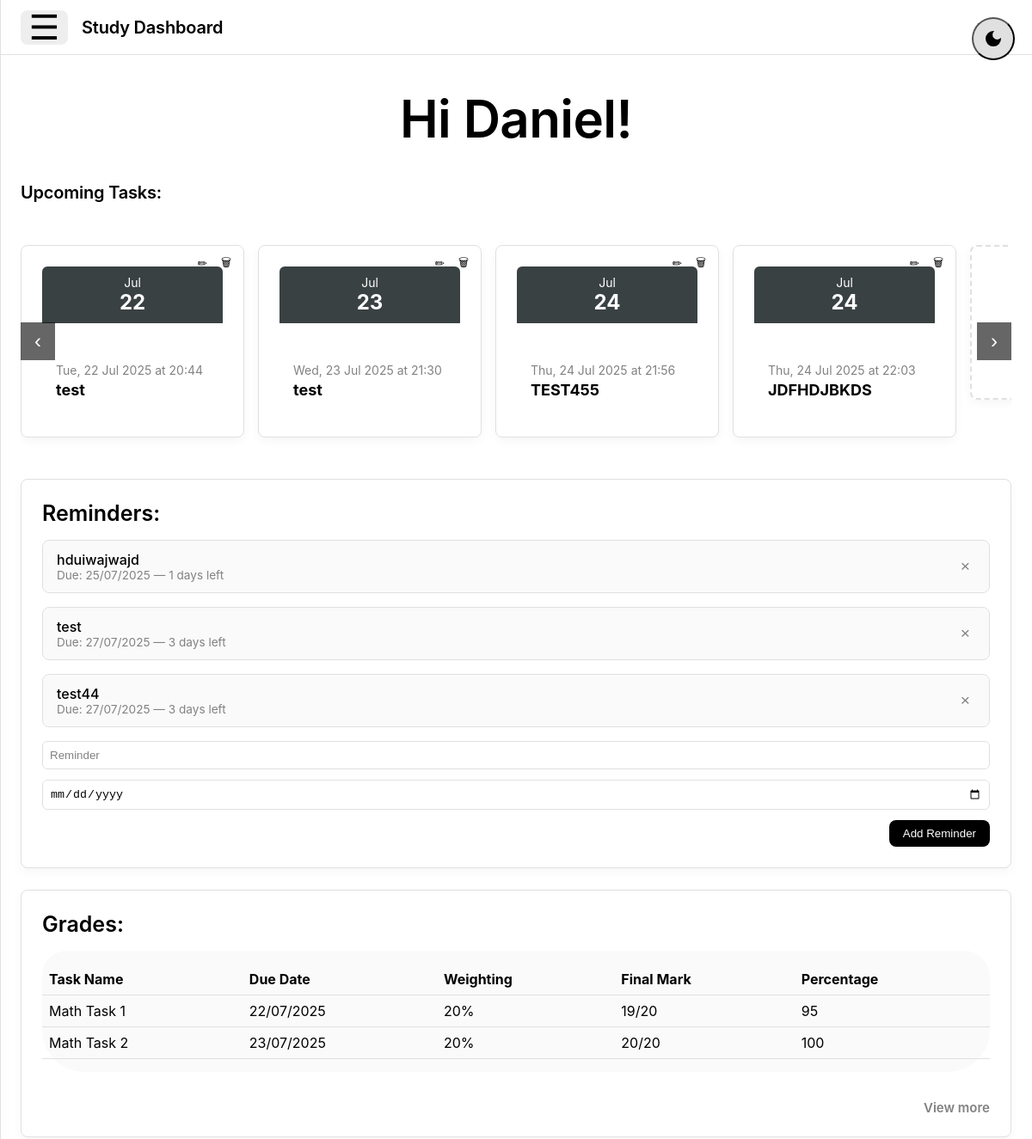
Page / (signed in, upper part) on the earlier database version.
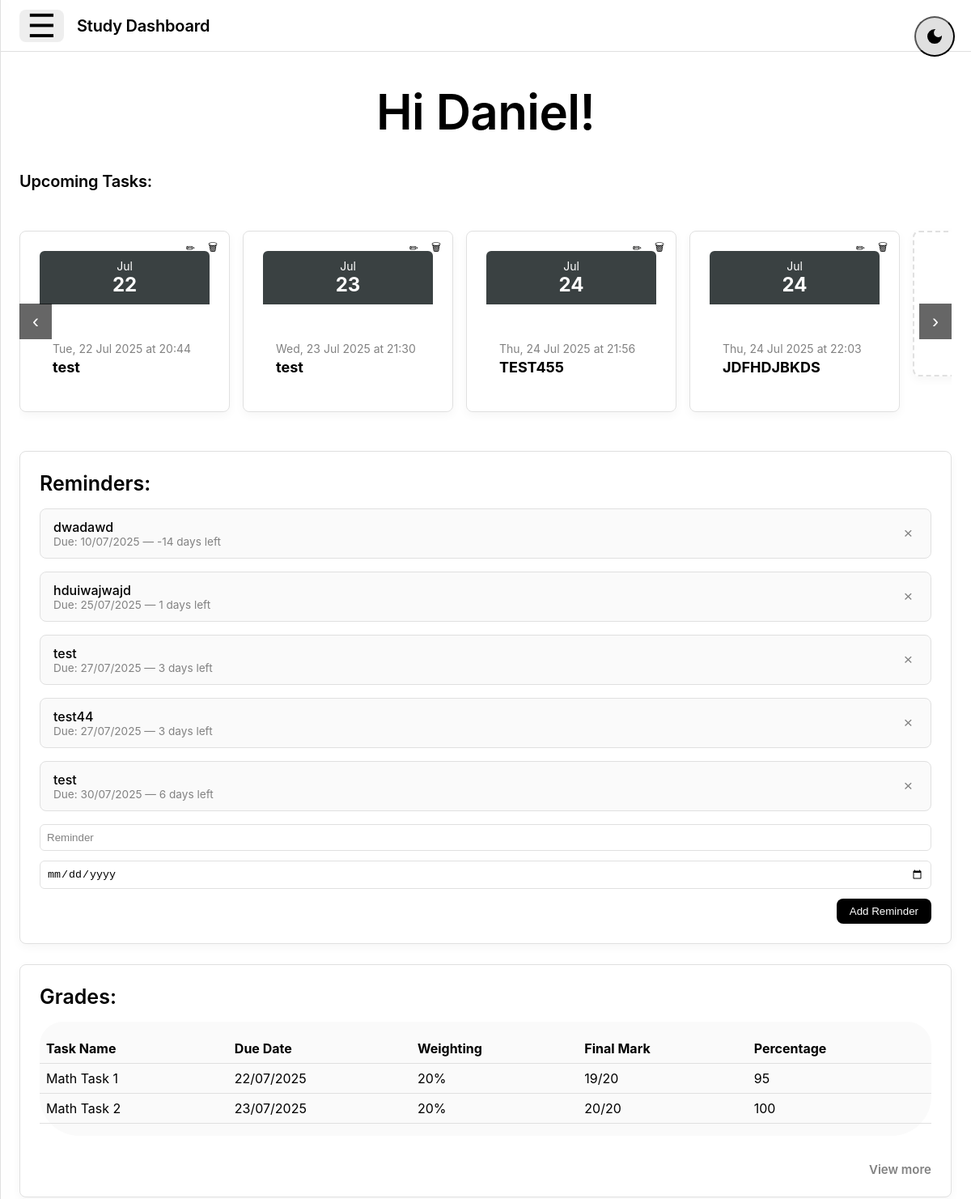
Same page on the later database version.
### website/models.py (models this page shows)
class Event(db.Model):
    id = db.Column(db.Integer, primary_key=True)
    title = db.Column(db.String(150), nullable=False)
    date = db.Column(db.Date, nullable=False)
    time = db.Column(db.String(10), nullable=True)
    location = db.Column(db.String(150), nullable=True)
    user_id = db.Column(db.Integer, db.ForeignKey('user.id'), nullable=False)
    description = db.Column(db.Text, nullable=True)

class Reminder(db.Model):
    id = db.Column(db.Integer, primary_key=True)
    content = db.Column(db.Text, nullable=False)
    due_date = db.Column(db.Date, nullable=False)
    user_id = db.Column(db.Integer, db.ForeignKey('user.id'), nullable=False)

class Grade(db.Model):
    id = db.Column(db.Integer, primary_key=True)
    name = db.Column(db.String(150), nullable=False)
    due_date = db.Column(db.String(50))
    weighting = db.Column(db.String(50))
    final_mark = db.Column(db.String(50))
    percentage = db.Column(db.String(50))
    user_id = db.Column(db.Integer, db.ForeignKey('user.id'), nullable=False)

### website/views.py (the view, shortened to what this page needs)
@views.route('/', methods=['GET', 'POST'])
@login_required
def home():
    reminders = Reminder.query.filter_by(user_id=current_user.id).order_by(Reminder.due_date).all()
    now = date.today()
    events = Event.query.filter_by(user_id=current_user.id).order_by(Event.date).all()
    grades = Grade.query.filter_by(user_id=current_user.id).order_by(Grade.due_date).all()
    for grade in grades:
        if isinstance(grade.due_date, str):
            try:
                grade.due_date = datetime.strptime(grade.due_date, "%Y-%m-%d").date()
            except ValueError:
                pass
    return render_template("home.html", user=current_user, events=events, reminders=reminders, now=now, grades=grades)

### website/__init__.py (called while the page is built)
def create_app():
    app = Flask(__name__)
    app.config['SECRET_KEY'] = 'hjshjhdjah kjshkjdhjs'
    app.config['SQLALCHEMY_DATABASE_URI'] = 'sqlite:///db.sqlite'
    db.init_app(app)
    migrate = Migrate(app, db)
    from .views import views
    from .auth import auth
    from .models import User, Note
    app.register_blueprint(views, url_prefix='/')
    app.register_blueprint(auth, url_prefix='/')
    with app.app_context():
        db.create_all()
    login_manager = LoginManager()
    login_manager.login_view = 'auth.login'
    login_manager.init_app(app)
    @login_manager.user_loader
    def load_user(id):
        return User.query.get(int(id))
    return app

### website/templates/home.html (shortened to what the changed rows need)
{% extends "base.html" %}
{% block content %}
<header class="site-header">
  <div class="container header-container">
    <div class="header-left">
      <h1 class="site-title">Study Dashboard</h1>
    </div>
  </div>
</header>
<section id="hero" class="hero-section">
  <div class="container">
    <h2 class="hero-title">Hi {{ current_user.first_name|capitalize }}!</h2>
  </div>
</section>
<section id="events" class="events-section">
  <div class="container">
    <div class="carousel-wrapper" style="position: relative;">
      <div id="carousel" class="events-grid" style="display: flex; overflow-x: auto; gap: 16px; padding: 1rem 2rem 1rem 1rem; scroll-snap-type: x mandatory; scroll-behavior: smooth;">
        {% for event in events %}
        <div class="card event-card" style="min-width: 260px; flex: 0 0 auto; scroll-snap-align: start; position: relative;">
          <div style="background-color: #3a4142; color: white; padding: 10px; text-align: center; border-radius: 6px 6px 0 0;">
            <div style="font-size: 14px;">{{ event.date.strftime('%b') }}</div>
            <div style="font-size: 24px; font-weight: bold;">{{ event.date.strftime('%d') }}</div>
          </div>
          <div style="padding: 1rem;">
            <p style="font-size: 14px; color: var(--text-secondary); margin-bottom: 4px;">
              {{ event.date.strftime('%a, %d %b %Y') }} at {{ event.time }}
            </p>
            <h2 style="margin: 0 0 4px; font-size: 18px;">{{ event.title }}</h2>
          </div>
          <div style="position: absolute; top: 8px; right: 8px; display: flex; gap: 4px;">
            <button onclick="openEditModal({{ event.id }})" class="edit-btn" style="background: none; border: none; cursor: pointer;">✏</button>
            <form method="POST" action="/delete-event">
              <button type="submit" class="delete-btn" style="background: none; border: none; cursor: pointer;">🗑</button>
            </form>
          </div>
        </div>
        {% endfor %}
      </div>
    </div>
  </div>
</section>
<main id="main-content" class="main-content-section">
  <div class="container main-grid">
    <div class="main-column-left">
      <section id="reminders" class="card reminders-card">
          <ul id="reminder-list" style="list-style: none; padding: 0; margin: 0; display: flex; flex-direction: column; gap: 1rem;">
            {% for reminder in reminders %}
              <li id="reminder-{{ reminder.id }}" class="reminder-item" style="display: flex; justify-content: space-between; align-items: center; border: 1px solid var(--border-color); border-radius: 8px; padding: 0.75rem 1rem; background-color: var(--bg-secondary); color: var(--text-primary);">
                <div>
                  <div style="font-size: 1rem; font-weight: 500;">{{ reminder.content }}</div>
                  <div style="font-size: 0.85rem; color: var(--text-secondary);">
                    Due: {{ reminder.due_date.strftime('%d/%m/%Y') }} —
                    <span>{{ (reminder.due_date - now).days }} days left</span>
                  </div>
                </div>
                <button onclick="deleteReminder({{ reminder.id }})"
                        style="background: none; border: none; color: var(--text-secondary); font-size: 1.2rem; cursor: pointer;">&times;</button>
              </li>
            {% endfor %}
          </ul>
      </section>
    <div class="main-column-right">
      <section id="grades" class="card grades-card">
        <div class="grades-table-wrapper">
          <table style="width: 100%; border-collapse: collapse;">
            <thead>
              <tr style="text-align: left; border-bottom: 1px solid var(--border-color);">
                <th style="padding: 0.5rem;">Task Name</th>
                <th style="padding: 0.5rem;">Due Date</th>
                <th style="padding: 0.5rem;">Weighting</th>
                <th style="padding: 0.5rem;">Final Mark</th>
                <th style="padding: 0.5rem;">Percentage</th>
              </tr>
            </thead>
            <tbody>
              {% for grade in grades[:3] %}
              <tr style="border-bottom: 1px solid var(--border-color);">
                <td style="padding: 0.5rem;">{{ grade.name }}</td>
                <td style="padding: 0.5rem;">{{ grade.due_date.strftime('%d/%m/%Y') }}</td>
                <td style="padding: 0.5rem;">{{ grade.weighting }}</td>
                <td style="padding: 0.5rem;">{{ grade.final_mark }}</td>
                <td style="padding: 0.5rem;">{{ grade.percentage }}</td>
              </tr>
              {% else %}
              <tr>
                <td colspan="5" style="padding: 0.5rem; color: var(--text-secondary); text-align: center;">No grades added yet.</td>
              </tr>
              {% endfor %}
            </tbody>
          </table>
        </div>
      </section>
    </div>
    </div>
    </div>
  </div>
{% endblock %}

Differences in the rows shown:
added Reminder: content "dwadawd", due_date "10/07/2025", (reminder.due_date-now).days "-14"
added Reminder: content "test", due_date "30/07/2025", (reminder.due_date-now).days "6"
